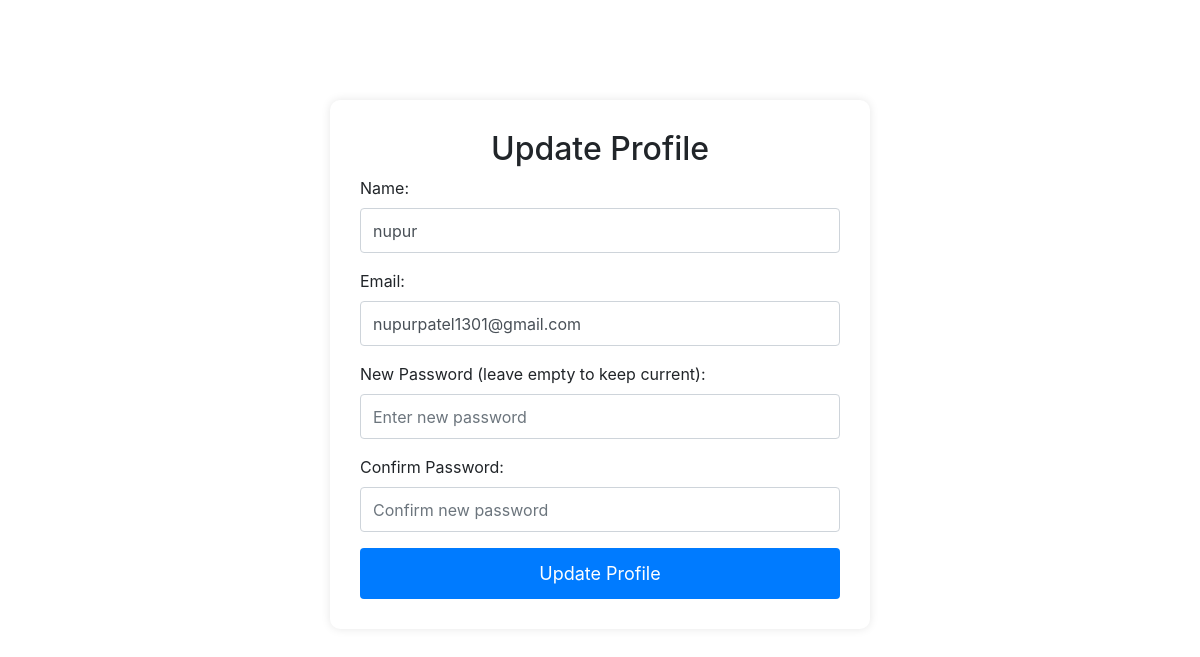
Page /update_profile (signed in) on the earlier database version.
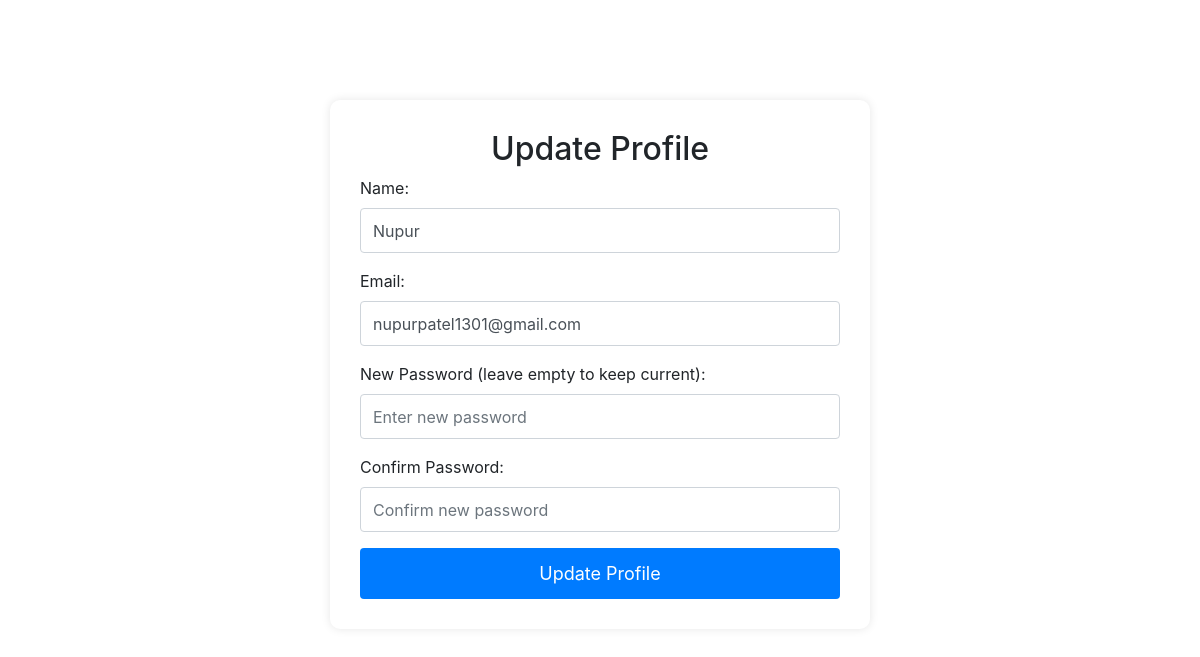
Same page on the later database version.
### app.py (models this page shows, shortened)
class User(db.Model, UserMixin):
    id = db.Column(db.Integer, primary_key=True)
    name = db.Column(db.String(100), nullable=False)
    email = db.Column(db.String(100), unique=True) # Email should be unique
    password = db.Column(db.String(100))
    predictions = db.relationship('Prediction', backref='user', lazy=True)

### app.py (the view, shortened to what this page needs)
@app.route('/update_profile', methods=['GET', 'POST'])
@login_required
def update_profile():
    return render_template('update_profile.html')

### app.py (called while the page is built)
@login_manager.user_loader
def load_user(user_id):
    return User.query.get(int(user_id))

### templates/update_profile.html (shortened to what this page needs)
<!DOCTYPE html>
<html lang="en">
<head>
  <link rel="stylesheet" href="https://cdn.jsdelivr.net/npm/bootstrap@4.6.2/dist/css/bootstrap.min.css">
  <link rel="stylesheet" href="{{ url_for('static', filename='css/style.css') }}">
</head>
<body>
<div class="container">
    <div class=" row justify-content-center">
        <div class="col-md-6">
            <div class="update-profile-box">
                <h2 class="text-center">Update Profile</h2>
                <form action="/update_profile" method="POST">
                    <div class="form-group">
                        <label for="name">Name:</label>
                        <input type="text" class="form-control" id="name" placeholder="Enter name" name="name" value="{{ current_user.name }}" required>
                    </div>
                    <div class="form-group">
                        <label for="email">Email:</label>
                        <input type="email" class="form-control" id="email" placeholder="Enter email" name="email" value="{{ current_user.email }}" required>
                    </div>
                    <div class="form-group">
                        <label for="password">New Password (leave empty to keep current):</label>
                        <input type="password" class="form-control" id="password" placeholder="Enter new password" name="password">
                    </div>
                    <div class="form-group">
                        <label for="confirm_password">Confirm Password:</label>
                        <input type="password" class="form-control" id="confirm_password" placeholder="Confirm new password" name="confirm_password">
                    </div>
                    <button type="submit" class="btn btn-primary btn-block">Update Profile</button>
                </form>
            </div>
        </div>
    </div>
</div>
</body>
</html>

### static/css/style.css (style rules this page uses)
* { box-sizing: border-box; }
:root { --clr-white: rgb(255, 255, 255); --clr-black: rgb(0, 0, 0); --clr-light: rgb(245, 248, 255); --clr-light-gray: rgb(196, 195, 196); --clr-blue: rgb(63, 134, 255); --clr-light-blue: rgb(171, 202, 255); }
.form-control { height: 45px; font-size: 16px; }
.btn-primary { background-color: #007bff; border: none; padding: 12px; font-size: 18px; }
body { overflow-x: hidden; }
.update-profile-box { background: #ffffff; padding: 30px; border-radius: 10px; box-shadow: 0px 0px 10px rgba(0, 0, 0, 0.1); margin-top: 100px; }

Differences in the rows shown:
changed User "nupurpatel1301@gmail.com": name "nupur" → "Nupur"
